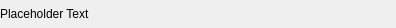
<?xml version="1.0" encoding="UTF-8"?>
<ui version="4.0">
 <class>LabelWidget</class>
 <widget class="QWidget" name="LabelWidget">
  <property name="geometry">
   <rect>
    <x>0</x>
    <y>0</y>
    <width>396</width>
    <height>28</height>
   </rect>
  </property>
  <property name="minimumSize">
   <size>
    <width>0</width>
    <height>28</height>
   </size>
  </property>
  <property name="windowTitle">
   <string>Form</string>
  </property>
  <layout class="QHBoxLayout" name="horizontalLayout">
   <property name="leftMargin">
    <number>0</number>
   </property>
   <property name="topMargin">
    <number>0</number>
   </property>
   <property name="rightMargin">
    <number>0</number>
   </property>
   <property name="bottomMargin">
    <number>0</number>
   </property>
   <item>
    <widget class="QLabel" name="label">
     <property name="sizePolicy">
      <sizepolicy hsizetype="Preferred" vsizetype="Preferred">
       <horstretch>2</horstretch>
       <verstretch>0</verstretch>
      </sizepolicy>
     </property>
     <property name="maximumSize">
      <size>
       <width>16777215</width>
       <height>16777215</height>
      </size>
     </property>
     <property name="text">
      <string>Placeholder Text</string>
     </property>
    </widget>
   </item>
   <item>
    <widget class="QLabel" name="display">
     <property name="sizePolicy">
      <sizepolicy hsizetype="Preferred" vsizetype="Preferred">
       <horstretch>3</horstretch>
       <verstretch>0</verstretch>
      </sizepolicy>
     </property>
     <property name="font">
      <font>
       <weight>75</weight>
       <bold>true</bold>
      </font>
     </property>
     <property name="text">
      <string/>
     </property>
    </widget>
   </item>
  </layout>
 </widget>
 <resources/>
 <connections/>
</ui>
